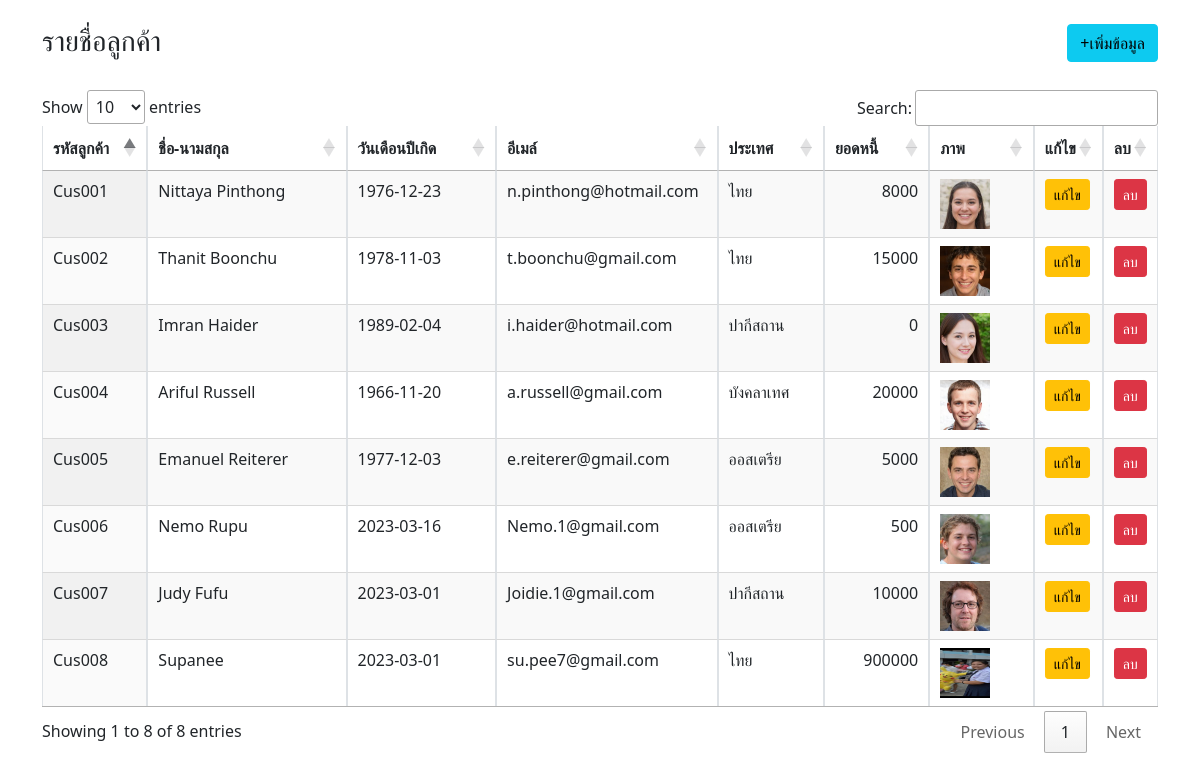
The page / on the database its author committed.
### tables this page shows
CREATE TABLE `customer` (
  `CustomerID` varchar(6) NOT NULL,
  `Name` varchar(40) NOT NULL,
  `Birthdate` date NOT NULL,
  `Email` varchar(40) NOT NULL,
  `CountryCode` varchar(2) NOT NULL,
  `OutstandingDebt` float NOT NULL,
  `Image` varchar(255) NOT NULL
);

CREATE TABLE `country` (
  `CountryCode` varchar(2) NOT NULL,
  `CountryName` varchar(20) NOT NULL
);

### index.php (the view, shortened to what this page needs)
<!DOCTYPE html>
<html lang="en">
<head>
    <link href="https://cdn.jsdelivr.net/npm/bootstrap@5.1.1/dist/css/bootstrap.min.css" rel="stylesheet">
    <link rel="stylesheet" type="text/css" href="https://cdn.datatables.net/1.13.4/css/jquery.dataTables.css">
    <link rel="stylesheet" href="./css../style.css">
</head>
<body>
    <div class="container">
        <div class="row">
            <div class="col-md-12"> <br>
                <h3>รายชื่อลูกค้า <a href="addCustomer_dropdown.php" class="btn btn-info float-end">+เพิ่มข้อมูล</a> </h3> <br/>
                <table id="customerTable" class="display table table-striped  table-hover table-responsive table-bordered ">
                    <thead align="center">
                        <tr>
                            <th width="10%">รหัสลูกค้า</th>
                            <th width="20%">ชื่อ-นามสกุล</th>
                            <th width="15%">วันเดือนปีเกิด</th>
                            <th width="20%">อีเมล์</th>
                            <th width="10%">ประเทศ</th>
                            <th width="10%">ยอดหนี้</th>
                            <th width="10%">ภาพ</th>
                            <th width="5%">แก้ไข</th>
                            <th width="5%">ลบ</th>
                        </tr>
                    </thead>
                    <tbody>
                        <?php
                        require 'connect.php';
                        $sql =
                            'SELECT * FROM customer c, country t WHERE c.CountryCode = t.CountryCode';
                        $stmt = $conn->prepare($sql);
                        $stmt->execute();
                        $result = $stmt->fetchAll();
                        foreach ($result as $r) { ?>
                            <tr>
                                <td><?= $r['CustomerID'] ?></td>
                                <td><?= $r['Name'] ?></td>
                                <td><?= $r['Birthdate'] ?></td>
                                <td><?= $r['Email'] ?></td>
                                <td><?= $r['CountryName'] ?></td>
                                <td align="right"><?= $r['OutstandingDebt'] ?></td>
                                <td><img src="./business_image/<?= $r['Image']; ?>" width="50px" height="50" alt="image" onclick="enlargeImg()" id="img1" ></td>
                                <td><a href="updateCustomerForm.php?CustomerID=<?= $r['CustomerID'] ?>" class="btn btn-warning btn-sm">แก้ไข</a></td>
                                <td><a href="deleteCustomer.php?CustomerID=<?= $r['CustomerID'] ?>" class="btn btn-danger btn-sm" onclick="return confirm('ยืนยันการลบข้อมูล !!');">ลบ</a></td>
                            </tr>
                        <?php }
                        ?>
                    </tbody>
                </table>
            </div>
        </div>
    </div>
</body>
</html>

### css/style.css (style rules this page uses)
img { transition: transform 0.25s ease; }

### rows shown on the page
customer: CustomerID "Cus001", Name "Nittaya Pinthong", Birthdate "1976-12-23", Email "n.pinthong@hotmail.com", CountryCode.CountryName "ไทย", OutstandingDebt "8000", Image (picture)
customer: CustomerID "Cus002", Name "Thanit Boonchu", Birthdate "1978-11-03", Email "t.boonchu@gmail.com", CountryCode.CountryName "ไทย", OutstandingDebt "15000", Image (picture)
customer: CustomerID "Cus003", Name "Imran Haider", Birthdate "1989-02-04", Email "i.haider@hotmail.com", CountryCode.CountryName "ปากีสถาน", OutstandingDebt "0", Image (picture)
customer: CustomerID "Cus004", Name "Ariful Russell", Birthdate "1966-11-20", Email "a.russell@gmail.com", CountryCode.CountryName "บังคลาเทศ", OutstandingDebt "20000", Image (picture)
customer: CustomerID "Cus005", Name "Emanuel Reiterer", Birthdate "1977-12-03", Email "e.reiterer@gmail.com", CountryCode.CountryName "ออสเตรีย", OutstandingDebt "5000", Image (picture)
customer: CustomerID "Cus006", Name "Nemo Rupu", Birthdate "2023-03-16", Email "Nemo.1@gmail.com", CountryCode.CountryName "ออสเตรีย", OutstandingDebt "500", Image (picture)
customer: CustomerID "Cus007", Name "Judy Fufu", Birthdate "2023-03-01", Email "Joidie.1@gmail.com", CountryCode.CountryName "ปากีสถาน", OutstandingDebt "10000", Image (picture)
customer: CustomerID "Cus008", Name "Supanee", Birthdate "2023-03-01", Email "su.pee7@gmail.com", CountryCode.CountryName "ไทย", OutstandingDebt "900000", Image (picture)
